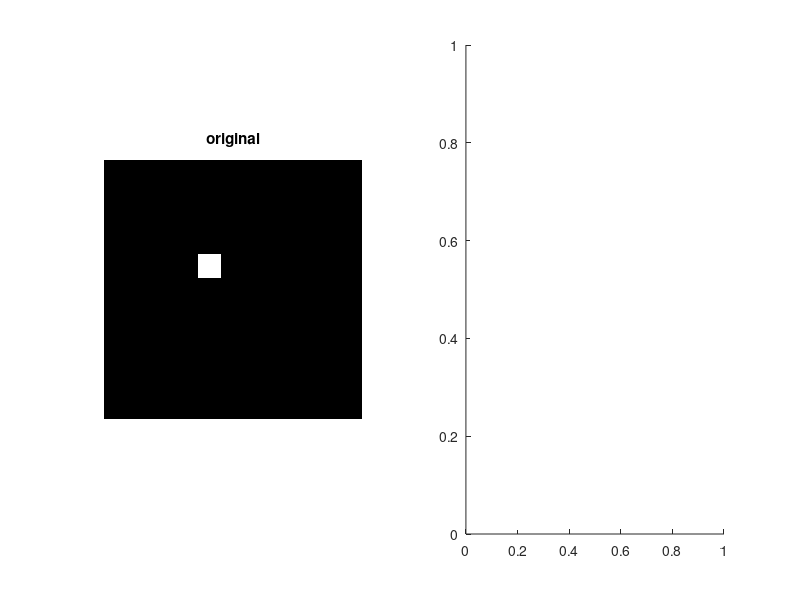

Here is the MATLAB script that generated this plot: (Note: this script raises an error after producing the figure.)
% Jakub Adamczyk
%% Preparation
clear;
clc;
close all;

%% Hough

image = zeros(11);
image(5,5) = 1;

figure;
subplot(1,2,1);
imshow(image); 
title('original');
subplot(1,2,2);
imageHough1 = hough(image,'RhoResolution',0.1,'ThetaResolution',0.5);
imshow(imageHough1, []);
title('hough');

image(3,2) = 1;

figure;
subplot(1,2,1);
imshow(image); 
title('original');
subplot(1,2,2);
imageHough2 = hough(image,'RhoResolution',0.1,'ThetaResolution',0.5);
imshow(imageHough2, []); 
title('hough');

image(6,9) = 1;
image(9,1) = 1;

[H, T, R] = hough(image,'RhoResolution',0.1,'ThetaResolution',0.5);
figure;
imshow(H, []);

theta = 47;
rho = 128;

x = 0:0.1:10;
y = (R(rho) - x * cosd(T(theta))) / sind(T(theta));
figure;
imshow(image, []); 
hold on;
plot(x+1,y+1);